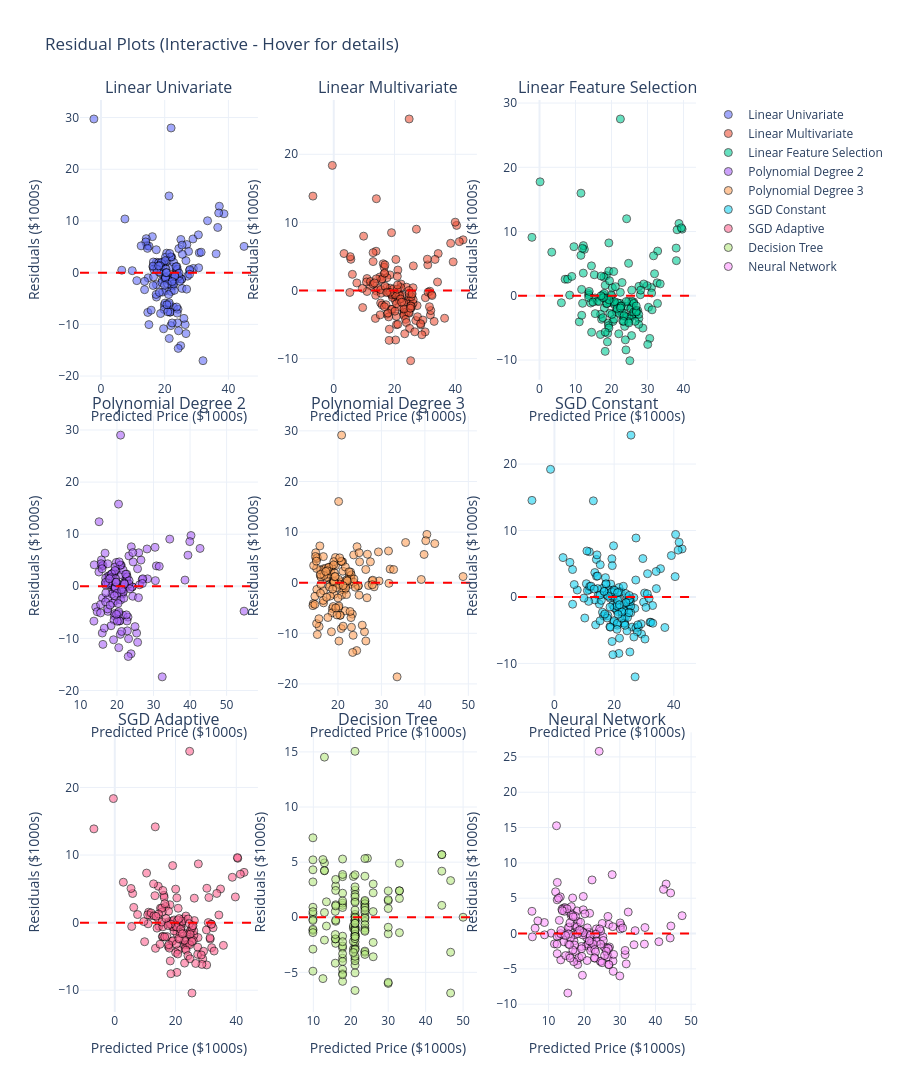

Source (notebook cell):
### Code cell
# 2. RESIDUAL PLOTS (Interactive Plotly)
n_models = len(predictions)
n_cols = 3
n_rows = (n_models + n_cols - 1) // n_cols

fig = make_subplots(
    rows=n_rows, cols=n_cols,
    subplot_titles=list(predictions.keys()),
    vertical_spacing=0.12/n_rows
)

for idx, (name, pred) in enumerate(predictions.items()):
    row = idx // n_cols + 1
    col = idx % n_cols + 1
    
    residuals = y_test - pred
    
    fig.add_trace(
        go.Scatter(
            x=pred,
            y=residuals,
            mode='markers',
            marker=dict(size=8, opacity=0.6, line=dict(width=1, color='black')),
            name=name,
            text=[f'Predicted: ${x:.1f}k<br>Residual: ${y:.1f}k' for x, y in zip(pred, residuals)],
            hoverinfo='text'
        ),
        row=row, col=col
    )
    
    # Zero line
    fig.add_hline(y=0, line_dash="dash", line_color="red", row=row, col=col)
    
    fig.update_xaxes(title_text="Predicted Price ($1000s)", row=row, col=col)
    fig.update_yaxes(title_text="Residuals ($1000s)", row=row, col=col)

fig.update_layout(
    height=400*n_rows,
    title_text="Residual Plots (Interactive - Hover for details)",
    template='plotly_white'
)

fig.write_image(f"{RESULTS_DIR}/residual_plots.png", width=1600, height=400*n_rows, scale=2)
fig.show()
print("Saved: residual_plots.png")

### Figure 1 — Plotly figure (JSON) as saved in the notebook; plotly's stock layout.template omitted (floating-point values rounded to 4 significant figures; data arrays with more than 128 entries replaced by an {"elided": "..."} marker saying what was removed)
{"data": [{"hoverinfo": "text", "marker": {"line": {"color": "black", "width": 1}, "opacity": 0.6, "size": 8}, "mode": "markers", "name": "Linear Univariate", "text": {"elided": "152 str values"}, "type": "scatter", "x": {"elided": "152 float values"}, "xaxis": "x", "y": {"elided": "152 float values"}, "yaxis": "y"}, {"hoverinfo": "text", "marker": {"line": {"color": "black", "width": 1}, "opacity": 0.6, "size": 8}, "mode": "markers", "name": "Linear Multivariate", "text": {"elided": "152 str values"}, "type": "scatter", "x": {"elided": "152 float values"}, "xaxis": "x2", "y": {"elided": "152 float values"}, "yaxis": "y2"}, {"hoverinfo": "text", "marker": {"line": {"color": "black", "width": 1}, "opacity": 0.6, "size": 8}, "mode": "markers", "name": "Linear Feature Selection", "text": {"elided": "152 str values"}, "type": "scatter", "x": {"elided": "152 float values"}, "xaxis": "x3", "y": {"elided": "152 float values"}, "yaxis": "y3"}, {"hoverinfo": "text", "marker": {"line": {"color": "black", "width": 1}, "opacity": 0.6, "size": 8}, "mode": "markers", "name": "Polynomial Degree 2", "text": {"elided": "152 str values"}, "type": "scatter", "x": {"elided": "152 float values"}, "xaxis": "x4", "y": {"elided": "152 float values"}, "yaxis": "y4"}, {"hoverinfo": "text", "marker": {"line": {"color": "black", "width": 1}, "opacity": 0.6, "size": 8}, "mode": "markers", "name": "Polynomial Degree 3", "text": {"elided": "152 str values"}, "type": "scatter", "x": {"elided": "152 float values"}, "xaxis": "x5", "y": {"elided": "152 float values"}, "yaxis": "y5"}, {"hoverinfo": "text", "marker": {"line": {"color": "black", "width": 1}, "opacity": 0.6, "size": 8}, "mode": "markers", "name": "SGD Constant", "text": {"elided": "152 str values"}, "type": "scatter", "x": {"elided": "152 float values"}, "xaxis": "x6", "y": {"elided": "152 float values"}, "yaxis": "y6"}, {"hoverinfo": "text", "marker": {"line": {"color": "black", "width": 1}, "opacity": 0.6, "size": 8}, "mode": "markers", "name": "SGD Adaptive", "text": {"elided": "152 str values"}, "type": "scatter", "x": {"elided": "152 float values"}, "xaxis": "x7", "y": {"elided": "152 float values"}, "yaxis": "y7"}, {"hoverinfo": "text", "marker": {"line": {"color": "black", "width": 1}, "opacity": 0.6, "size": 8}, "mode": "markers", "name": "Decision Tree", "text": {"elided": "152 str values"}, "type": "scatter", "x": {"elided": "152 float values"}, "xaxis": "x8", "y": {"elided": "152 float values"}, "yaxis": "y8"}, {"hoverinfo": "text", "marker": {"line": {"color": "black", "width": 1}, "opacity": 0.6, "size": 8}, "mode": "markers", "name": "Neural Network", "text": {"elided": "152 str values"}, "type": "scatter", "x": {"elided": "152 float values"}, "xaxis": "x9", "y": {"elided": "152 float values"}, "yaxis": "y9"}], "layout": {"annotations": [{"font": {"size": 16}, "showarrow": false, "text": "Linear Univariate", "x": 0.1444, "xanchor": "center", "xref": "paper", "y": 1, "yanchor": "bottom", "yref": "paper"}, {"font": {"size": 16}, "showarrow": false, "text": "Linear Multivariate", "x": 0.5, "xanchor": "center", "xref": "paper", "y": 1, "yanchor": "bottom", "yref": "paper"}, {"font": {"size": 16}, "showarrow": false, "text": "Linear Feature Selection", "x": 0.8556, "xanchor": "center", "xref": "paper", "y": 1, "yanchor": "bottom", "yref": "paper"}, {"font": {"size": 16}, "showarrow": false, "text": "Polynomial Degree 2", "x": 0.1444, "xanchor": "center", "xref": "paper", "y": 0.6533, "yanchor": "bottom", "yref": "paper"}, {"font": {"size": 16}, "showarrow": false, "text": "Polynomial Degree 3", "x": 0.5, "xanchor": "center", "xref": "paper", "y": 0.6533, "yanchor": "bottom", "yref": "paper"}, {"font": {"size": 16}, "showarrow": false, "text": "SGD Constant", "x": 0.8556, "xanchor": "center", "xref": "paper", "y": 0.6533, "yanchor": "bottom", "yref": "paper"}, {"font": {"size": 16}, "showarrow": false, "text": "SGD Adaptive", "x": 0.1444, "xanchor": "center", "xref": "paper", "y": 0.3067, "yanchor": "bottom", "yref": "paper"}, {"font": {"size": 16}, "showarrow": false, "text": "Decision Tree", "x": 0.5, "xanchor": "center", "xref": "paper", "y": 0.3067, "yanchor": "bottom", "yref": "paper"}, {"font": {"size": 16}, "showarrow": false, "text": "Neural Network", "x": 0.8556, "xanchor": "center", "xref": "paper", "y": 0.3067, "yanchor": "bottom", "yref": "paper"}], "height": 1200, "shapes": [{"line": {"color": "red", "dash": "dash"}, "type": "line", "x0": 0, "x1": 1, "xref": "x domain", "y0": 0, "y1": 0, "yref": "y"}, {"line": {"color": "red", "dash": "dash"}, "type": "line", "x0": 0, "x1": 1, "xref": "x2 domain", "y0": 0, "y1": 0, "yref": "y2"}, {"line": {"color": "red", "dash": "dash"}, "type": "line", "x0": 0, "x1": 1, "xref": "x3 domain", "y0": 0, "y1": 0, "yref": "y3"}, {"line": {"color": "red", "dash": "dash"}, "type": "line", "x0": 0, "x1": 1, "xref": "x4 domain", "y0": 0, "y1": 0, "yref": "y4"}, {"line": {"color": "red", "dash": "dash"}, "type": "line", "x0": 0, "x1": 1, "xref": "x5 domain", "y0": 0, "y1": 0, "yref": "y5"}, {"line": {"color": "red", "dash": "dash"}, "type": "line", "x0": 0, "x1": 1, "xref": "x6 domain", "y0": 0, "y1": 0, "yref": "y6"}, {"line": {"color": "red", "dash": "dash"}, "type": "line", "x0": 0, "x1": 1, "xref": "x7 domain", "y0": 0, "y1": 0, "yref": "y7"}, {"line": {"color": "red", "dash": "dash"}, "type": "line", "x0": 0, "x1": 1, "xref": "x8 domain", "y0": 0, "y1": 0, "yref": "y8"}, {"line": {"color": "red", "dash": "dash"}, "type": "line", "x0": 0, "x1": 1, "xref": "x9 domain", "y0": 0, "y1": 0, "yref": "y9"}], "title": {"text": "Residual Plots (Interactive - Hover for details)"}, "xaxis": {"anchor": "y", "domain": [0, 0.2889], "title": {"text": "Predicted Price ($1000s)"}}, "xaxis2": {"anchor": "y2", "domain": [0.3556, 0.6444], "title": {"text": "Predicted Price ($1000s)"}}, "xaxis3": {"anchor": "y3", "domain": [0.7111, 1], "title": {"text": "Predicted Price ($1000s)"}}, "xaxis4": {"anchor": "y4", "domain": [0, 0.2889], "title": {"text": "Predicted Price ($1000s)"}}, "xaxis5": {"anchor": "y5", "domain": [0.3556, 0.6444], "title": {"text": "Predicted Price ($1000s)"}}, "xaxis6": {"anchor": "y6", "domain": [0.7111, 1], "title": {"text": "Predicted Price ($1000s)"}}, "xaxis7": {"anchor": "y7", "domain": [0, 0.2889], "title": {"text": "Predicted Price ($1000s)"}}, "xaxis8": {"anchor": "y8", "domain": [0.3556, 0.6444], "title": {"text": "Predicted Price ($1000s)"}}, "xaxis9": {"anchor": "y9", "domain": [0.7111, 1], "title": {"text": "Predicted Price ($1000s)"}}, "yaxis": {"anchor": "x", "domain": [0.6933, 1], "title": {"text": "Residuals ($1000s)"}}, "yaxis2": {"anchor": "x2", "domain": [0.6933, 1], "title": {"text": "Residuals ($1000s)"}}, "yaxis3": {"anchor": "x3", "domain": [0.6933, 1], "title": {"text": "Residuals ($1000s)"}}, "yaxis4": {"anchor": "x4", "domain": [0.3467, 0.6533], "title": {"text": "Residuals ($1000s)"}}, "yaxis5": {"anchor": "x5", "domain": [0.3467, 0.6533], "title": {"text": "Residuals ($1000s)"}}, "yaxis6": {"anchor": "x6", "domain": [0.3467, 0.6533], "title": {"text": "Residuals ($1000s)"}}, "yaxis7": {"anchor": "x7", "domain": [0, 0.3067], "title": {"text": "Residuals ($1000s)"}}, "yaxis8": {"anchor": "x8", "domain": [0, 0.3067], "title": {"text": "Residuals ($1000s)"}}, "yaxis9": {"anchor": "x9", "domain": [0, 0.3067], "title": {"text": "Residuals ($1000s)"}}}}
